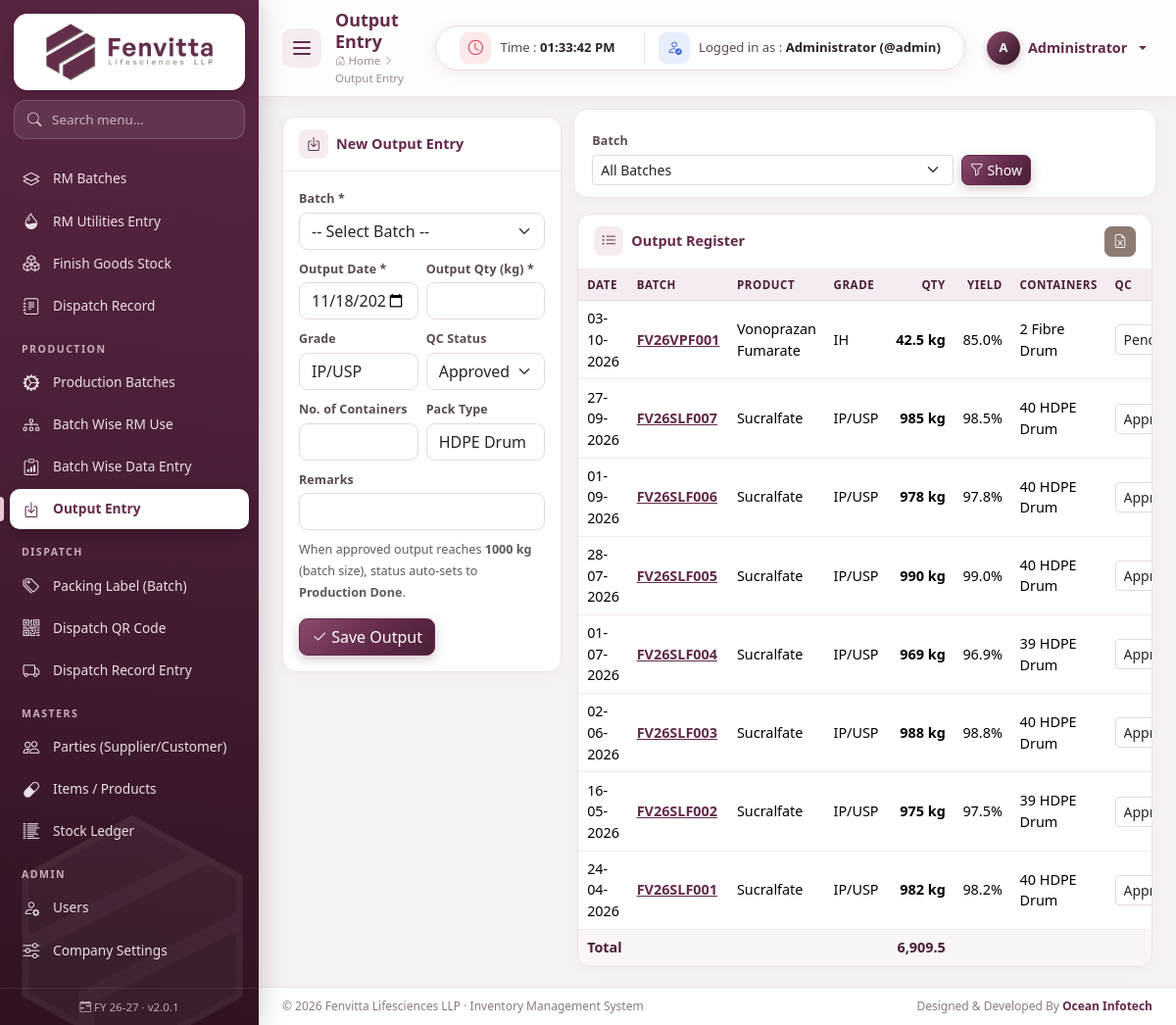
/modules/batch_output/index.php (signed in), run on the app's committed database.
### tables this page shows
CREATE TABLE batch_outputs (
  id INT AUTO_INCREMENT PRIMARY KEY,
  batch_id INT NOT NULL,
  output_date DATE NOT NULL,
  qty DECIMAL(14,3) NOT NULL DEFAULT 0,
  grade VARCHAR(60) NULL,
  containers INT NOT NULL DEFAULT 0,
  pack_type VARCHAR(60) NULL,
  qc_status ENUM('Pending','Approved','Rejected') NOT NULL DEFAULT 'Approved',
  remarks VARCHAR(255) NULL,
  created_at TIMESTAMP DEFAULT CURRENT_TIMESTAMP,
  INDEX (batch_id)
);

CREATE TABLE production_batches (
  id INT AUTO_INCREMENT PRIMARY KEY,
  batch_no VARCHAR(40) NOT NULL UNIQUE,
  item_id INT NOT NULL,
  plant VARCHAR(100) NULL,
  batch_size DECIMAL(14,3) NOT NULL DEFAULT 0,
  start_date DATE NULL,
  end_date DATE NULL,
  mfg_date DATE NULL,
  exp_date DATE NULL,
  status ENUM('Planned','In Process','Production Done','Completed','Cancelled') NOT NULL DEFAULT 'Planned',
  remarks TEXT NULL,
  created_by INT NULL,
  created_at TIMESTAMP DEFAULT CURRENT_TIMESTAMP,
  INDEX (item_id), INDEX (status)
);

CREATE TABLE items (
  id INT AUTO_INCREMENT PRIMARY KEY,
  item_type ENUM('RM','PM','FG','CONSUMABLE','SERVICE') NOT NULL DEFAULT 'RM',
  code VARCHAR(40) NULL,
  name VARCHAR(150) NOT NULL,
  cas_no VARCHAR(40) NULL,
  grade VARCHAR(60) NULL,
  hsn VARCHAR(20) NULL,
  unit VARCHAR(15) NOT NULL DEFAULT 'kg',
  gst_rate DECIMAL(5,2) NOT NULL DEFAULT 18,
  std_rate DECIMAL(14,2) NOT NULL DEFAULT 0,
  reorder_level DECIMAL(14,3) NOT NULL DEFAULT 0,
  opening_qty DECIMAL(14,3) NOT NULL DEFAULT 0,
  opening_rate DECIMAL(14,2) NOT NULL DEFAULT 0,
  opening_date DATE NULL,
  shelf_life_months INT NOT NULL DEFAULT 0,
  is_active TINYINT(1) NOT NULL DEFAULT 1,
  created_at TIMESTAMP DEFAULT CURRENT_TIMESTAMP,
  INDEX (item_type)
);

### includes/db.php (called while the page is built, shortened)
<?php
$conn = null;
function db()
{
    global $conn;
    if ($conn === null) {
        try {
            $conn = mysqli_connect(DB_HOST, DB_USER, DB_PASS, DB_NAME, DB_PORT);
            mysqli_set_charset($conn, 'utf8mb4');
        } catch (mysqli_sql_exception $e) {
            http_response_code(500);
            die('<h3 style="font-family:sans-serif;color:#632a4a">Database connection failed.</h3>'
                . '<p style="font-family:sans-serif">Check <code>config/config.php</code> and import <code>database/fenvita_inventory.sql</code>.<br><small>'
                . htmlspecialchars($e->getMessage()) . '</small></p>');
        }
    }
    return $conn;
}
function q($sql, $params = [])
{
    $stmt = mysqli_prepare(db(), $sql);
    mysqli_stmt_execute($stmt);
    $result = mysqli_stmt_get_result($stmt);
    return $result === false ? true : $result;
}
function rows($sql, $params = [])
{
    $result = q($sql, $params);
    return mysqli_fetch_all($result, MYSQLI_ASSOC);
}

### modules/batch_output/index.php (the view, shortened to what this page needs)
<?php
$batchId = (int)get('batch_id');
$sql = 'SELECT o.*, b.batch_no, b.batch_size, i.name product, i.unit FROM batch_outputs o
        JOIN production_batches b ON b.id = o.batch_id JOIN items i ON i.id = b.item_id';
$params = [];
$list = rows($sql . ' ORDER BY o.output_date DESC, o.id DESC LIMIT 500', $params);
$defaultGrade = $batchId ? val('SELECT i.grade FROM production_batches b JOIN items i ON i.id=b.item_id WHERE b.id=?', [$batchId]) : 'IP/USP';
include ROOT_PATH . '/includes/header.php';
?>
<div class="row g-3">
    <div class="col-xl-4">
        <div class="card">
            <div class="card-header"><i class="bi bi-box-arrow-in-down"></i> New Output Entry</div>
            <div class="card-body">
                <form method="post">
                    <div class="row g-2">
                        <div class="col-12"><label class="form-label">Batch *</label><select name="batch_id" class="form-select" required><?= batch_options($batchId) ?></select></div>
                        <div class="col-6"><label class="form-label">Output Date *</label><input type="date" name="output_date" class="form-control" value="<?= today() ?>" required></div>
                        <div class="col-6"><label class="form-label">Output Qty (kg) *</label><input type="number" step="0.001" name="qty" class="form-control" required></div>
                        <div class="col-6"><label class="form-label">Grade</label><input name="grade" class="form-control" value="<?= e($defaultGrade ?: 'IP/USP') ?>"></div>
                        <div class="col-6"><label class="form-label">QC Status</label>
                            <select name="qc_status" class="form-select"><option>Approved</option><option>Pending</option><option>Rejected</option></select></div>
                        <div class="col-6"><label class="form-label">No. of Containers</label><input type="number" name="containers" class="form-control"></div>
                        <div class="col-6"><label class="form-label">Pack Type</label><input name="pack_type" class="form-control" list="packList" value="HDPE Drum">
                            <datalist id="packList"><option>HDPE Drum</option><option>Fibre Drum</option><option>Bag</option><option>Carboy</option></datalist></div>
                        <div class="col-12"><label class="form-label">Remarks</label><input name="remarks" class="form-control"></div>
                        <div class="col-12"><small class="text-muted">When approved output reaches <b>1000 kg</b> (batch size), status auto-sets to <b>Production Done</b>.</small></div>
                    </div>
                    <button class="btn btn-primary mt-3"><i class="bi bi-check2"></i> Save Output</button>
                </form>
            </div>
        </div>
    </div>
    <div class="col-xl-8">
        <form class="filter-bar row g-2 align-items-end">
            <div class="col-md-8"><label class="form-label">Batch</label><select name="batch_id" class="form-select form-select-sm"><?= str_replace('-- Select Batch --', 'All Batches', batch_options($batchId)) ?></select></div>
            <div class="col-md-4"><button class="btn btn-sm btn-primary"><i class="bi bi-funnel"></i> Show</button>
                <?php if ($batchId): ?><a href="<?= url('packing_label') ?>?batch_id=<?= $batchId ?>" class="btn btn-sm btn-accent"><i class="bi bi-tags"></i> Labels</a><?php endif; ?></div>
        </form>
        <div class="card">
            <div class="card-header"><i class="bi bi-list-ul"></i> Output Register
                <div class="actions"><button class="btn btn-sm btn-accent" data-export="#tbl" data-filename="batch-output"><i class="bi bi-file-earmark-excel"></i></button></div>
            </div>
            <div class="table-responsive">
                <table class="table table-sm table-hover" id="tbl">
                    <thead><tr><th>Date</th><th>Batch</th><th>Product</th><th>Grade</th><th class="num">Qty</th><th class="num">Yield</th><th>Containers</th><th>QC</th><th>Remarks</th><th class="no-export"></th></tr></thead>
                    <tbody>
                    <?php $tq = 0; foreach ($list as $o): $tq += $o['qty']; ?>
                        <tr>
                            <td><?= dmy($o['output_date']) ?></td>
                            <td><a href="<?= url('production/view/' . $o['batch_id']) ?>" class="fw-bold"><?= e($o['batch_no']) ?></a></td>
                            <td><?= e($o['product']) ?></td>
                            <td><?= e($o['grade']) ?></td>
                            <td class="num fw-semibold"><?= qty($o['qty'], 3) ?> <?= e($o['unit']) ?></td>
                            <td class="num"><?= $o['batch_size'] > 0 ? number_format($o['qty'] / $o['batch_size'] * 100, 1) . '%' : '-' ?></td>
                            <td><?= (int)$o['containers'] ?> <?= e($o['pack_type']) ?></td>
                            <td>
                                <form method="post" class="d-inline">
                                    <select name="qc_status" class="form-select form-select-sm" onchange="this.form.submit()" style="width:110px">
                                        <?php foreach (['Approved', 'Pending', 'Rejected'] as $s): ?><option <?= $o['qc_status'] === $s ? 'selected' : '' ?>><?= $s ?></option><?php endforeach; ?>
                                    </select>
                                </form>
                            </td>
                        </tr>
                    <?php endforeach; ?>
                    </tbody>
                    <tfoot><tr><td colspan="4">Total</td><td class="num"><?= qty($tq, 3) ?></td><td colspan="5"></td></tr></tfoot>
                </table>
            </div>
        </div>
    </div>
</div>
<?php include ROOT_PATH . '/includes/footer.php'; ?>

### data on the page
batch_outputs: output_date "03-10-2026", production_batches.batch_no "FV26VPF001", items.name "Vonoprazan Fumarate", grade "IH", qty "42.5", items.unit "kg", $o['qty']/$o['batch_size']*100 "85.0", containers "2", pack_type "Fibre Drum", qc_status "Pending"
batch_outputs: output_date "27-09-2026", production_batches.batch_no "FV26SLF007", items.name "Sucralfate", grade "IP/USP", qty "985", items.unit "kg", $o['qty']/$o['batch_size']*100 "98.5", containers "40", pack_type "HDPE Drum", qc_status "Approved"
batch_outputs: output_date "01-09-2026", production_batches.batch_no "FV26SLF006", items.name "Sucralfate", grade "IP/USP", qty "978", items.unit "kg", $o['qty']/$o['batch_size']*100 "97.8", containers "40", pack_type "HDPE Drum", qc_status "Approved"
batch_outputs: output_date "28-07-2026", production_batches.batch_no "FV26SLF005", items.name "Sucralfate", grade "IP/USP", qty "990", items.unit "kg", $o['qty']/$o['batch_size']*100 "99.0", containers "40", pack_type "HDPE Drum", qc_status "Approved"
batch_outputs: output_date "01-07-2026", production_batches.batch_no "FV26SLF004", items.name "Sucralfate", grade "IP/USP", qty "969", items.unit "kg", $o['qty']/$o['batch_size']*100 "96.9", containers "39", pack_type "HDPE Drum", qc_status "Approved"
batch_outputs: output_date "02-06-2026", production_batches.batch_no "FV26SLF003", items.name "Sucralfate", grade "IP/USP", qty "988", items.unit "kg", $o['qty']/$o['batch_size']*100 "98.8", containers "40", pack_type "HDPE Drum", qc_status "Approved"
batch_outputs: output_date "16-05-2026", production_batches.batch_no "FV26SLF002", items.name "Sucralfate", grade "IP/USP", qty "975", items.unit "kg", $o['qty']/$o['batch_size']*100 "97.5", containers "39", pack_type "HDPE Drum", qc_status "Approved"
batch_outputs: output_date "24-04-2026", production_batches.batch_no "FV26SLF001", items.name "Sucralfate", grade "IP/USP", qty "982", items.unit "kg", $o['qty']/$o['batch_size']*100 "98.2", containers "40", pack_type "HDPE Drum", qc_status "Approved"

### other printed values
$navSub[0] "RM Batches"
$navSub[0] "RM Utilities Entry"
$navSub[0] "Finish Goods Stock"
$navSub[0] "Dispatch Record"
$navItem[0] "PRODUCTION"
$navSub[0] "Production Batches"
$navSub[0] "Batch Wise RM Use"
$navSub[0] "Batch Wise Data Entry"
$navSub[0] "Output Entry"
$navItem[0] "DISPATCH"
$navSub[0] "Packing Label (Batch)"
$navSub[0] "Dispatch QR Code"
$navSub[0] "Dispatch Record Entry"
$navItem[0] "MASTERS"
$navSub[0] "Parties (Supplier/Customer)"
